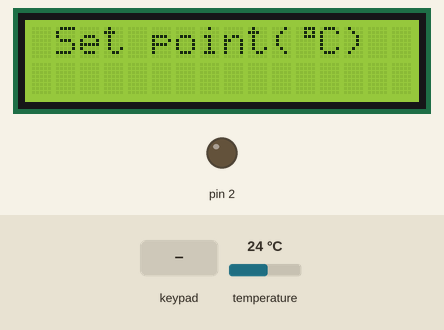
Simulated run of this sketch. Board: Arduino Uno, built with avr-gcc and run on an emulated ATmega328P. Shown: 16×2 character LCD, output pins drawn as LEDs (lit = HIGH). The test bench sets the inputs (shaded band); at power-on: temperature 24 °C. What the sketch prints to the serial monitor is not drawn.

Above: at 5.2 s.
5.3 s: key '.' pressed
At 7.6 s:
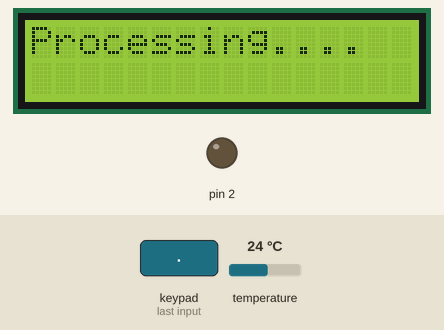
8.3 s: temperature set to 12 °C
At 9.8 s:
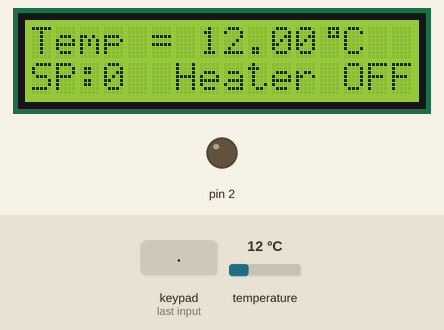
10.3 s: temperature set to 19 °C
At 11.2 s:
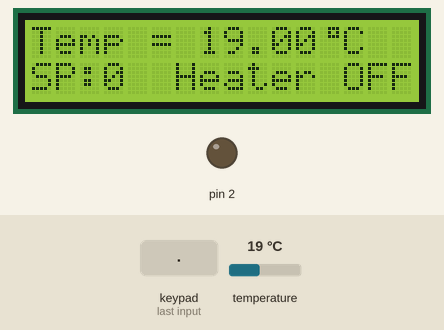
12.1 s: temperature set to 28 °C
At 13.7 s:
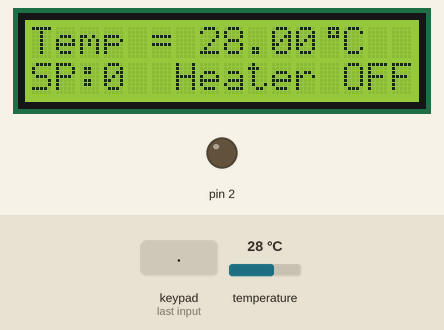
Timing chart, 0 to 14.9 s (numbered marks = the images above; inputs shaded):
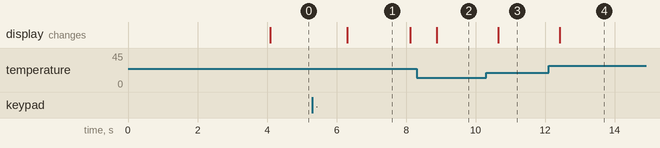

The sketch:

On_Off_Controlling.ino
```cpp
#include <OneWire.h>
#include <DallasTemperature.h>
#include <LiquidCrystal.h>
#include <Keypad.h>
#define DS18B20 13

OneWire ourWire(DS18B20);
DallasTemperature sensor(&ourWire);
LiquidCrystal lcd(12, 11, 10, 9, 8, 7);
byte degree_symbol[8] =
              {
                0b00111,
                0b00101,
                0b00111,
                0b00000,
                0b00000,
                0b00000,
                0b00000,
                0b00000
              };
const byte ROWS = 4;
const byte COLS = 3;
char keys[ROWS][COLS] = {
  {'1','2','3'},
  {'4','5','6'},
  {'7','8','9'},
  {'.','0','#'}
};
byte rowPins[ROWS] = {A5, A4, A3, A2};
byte colPins[COLS] = {4,5,6};

Keypad keypad = Keypad( makeKeymap(keys), rowPins, colPins, ROWS, COLS );
void setup()
{
  pinMode(2, OUTPUT);
   Serial.begin(9600);
   sensor.begin();
   lcd.begin(16, 2);
   lcd.createChar(1, degree_symbol);
   lcd.setCursor(0,0);
   lcd.print("Digital Temp.");
   lcd.setCursor(0,1);
   lcd.print("  controller  ");
   delay(4000);
   lcd.clear();
}

void loop()
{
  float temp;
  int key = getsetpoint();
  while(1)
  {
   sensor.requestTemperatures();
   temp=sensor.getTempCByIndex(0);
   Serial.print(temp);
   Serial.println("°C");
   lcd.setCursor(7,0);
   lcd.print(temp);
   lcd.write(1);
    lcd.print("C");
   if(temp >= key)
   {
        lcd.setCursor(0,1);
        lcd.print("SP:");
        lcd.setCursor(3,1);
        lcd.print(key);
        lcd.setCursor(6,1);
        lcd.print("Heater OFF");
        digitalWrite(2, LOW);
   }
   if(temp < key)
   {
      lcd.setCursor(0,1);
      lcd.print("SP:");
      lcd.setCursor(3,1);
      lcd.print(key);
      lcd.setCursor(7,1);
      lcd.print("Heater ON");
      digitalWrite(2, HIGH);
   }

   delay(1000);
  }
}

int getsetpoint()
{
  int value=0;
  int isnum;
  long keyvalue;
  lcd.setCursor(1,0);
  Serial.print("set point:");
  lcd.print("Set point(");
  lcd.write(1);
  lcd.print("C)");
  lcd.setCursor(6,1);
  do
  {
    keyvalue=keypad.getKey();
    isnum = (keyvalue >= '0' && keyvalue<= '9');
    if (isnum)
    {
      Serial.print(keyvalue - '0');
      lcd.print(keyvalue - '0');
      value=value*10+keyvalue - '0';
    }
  }while(isnum || !keyvalue);
    delay(1000);
    lcd.clear();
    lcd.print("Processing....");
    delay(1000);
    delay(800);
    lcd.clear();
    lcd.print("Temp = ");
  return value;
}
```

Measured:
- after the input at 5.3 s, the display: changes after 1.0 s (image 1)
- after the input at 8.3 s, the display: changes after 0.58 s (image 2)
- after the input at 10.3 s, the display: changes after 0.35 s (image 3)
- after the input at 12.1 s, the display: changes after 0.32 s (image 4)
- what the display in image 1 shows lasts 1.8 s, from 6.3 s to 8.1 s
